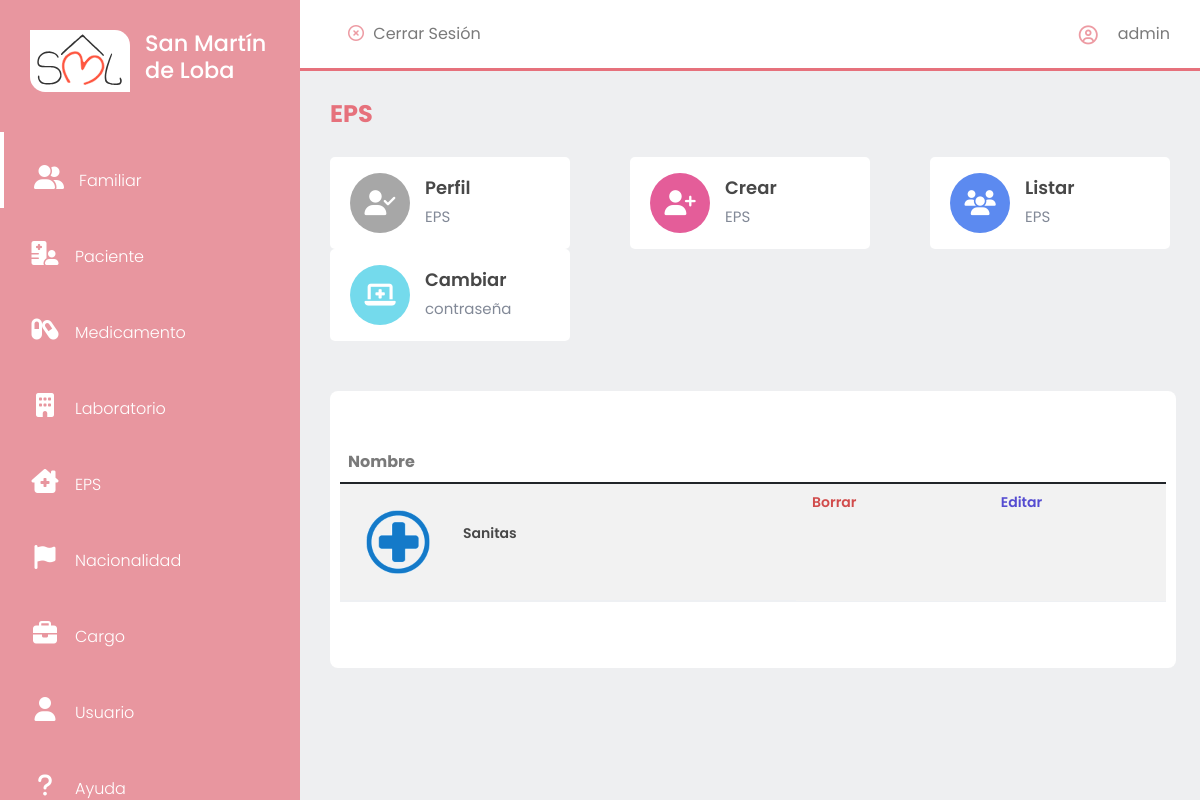
Before: /eps/ (signed in) with the older database file.
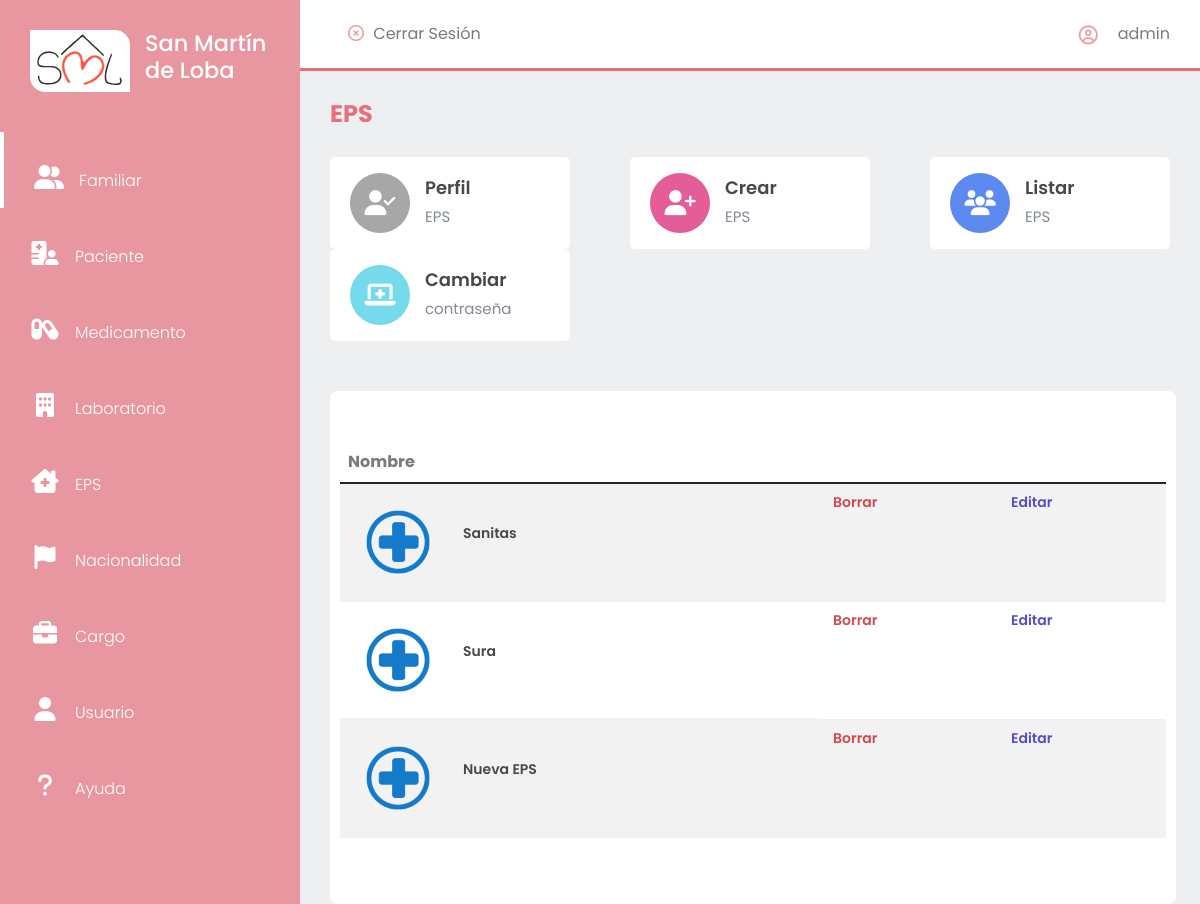
After: the same page with the newer database file.
### eps/models.py (models this page shows, shortened)
class Eps(models.Model):
    nombre = models.CharField(max_length = 50, unique = True, verbose_name = "Nombre")
    class Estado(models.TextChoices):
        ACTIVO = '1', _('Activo')
        INACTIVO = '0', _('Inactivo')
    estado = models.CharField(max_length = 1, choices = Estado.choices, default = Estado.ACTIVO, verbose_name = "Estado")
    fechaCreacion = models.DateField(verbose_name = 'Fecha de Creación', null = True, blank = False, default = datetime.date.today)

### eps/views.py (the view)
# urls.py: path('eps/', include('eps.urls')),
@login_required
def eps(request):
    titulo = "EPS"
    cargaInicial = Eps.objects.all()
    epss = []
    for eps in cargaInicial:
        if eps.estado != '0':
            epss.append(eps)
    context = {
        'titulo': titulo,
        'eps': epss,
        'url': '',
        'urlCrear': 'crear/',
        'urlListar': 'listar/'
    }
    return render(request, 'eps/eps.html', context)

### base/templates/eps/eps.html (shortened to what this page needs)
{% extends 'partials/app.html' %}
{% load static %}
{% block contenido %}
    {% include 'partials/sidebar.html' %}
        <section id="interface">
            {% include 'partials/nav-app.html' %}
            <div class="board">
                <table id="example" class="table table-striped tabla-datos" style="width:100%">
                    <thead>
                        <tr>
                            <th>Nombre</th>
                            <th></th>
                            <th></th>
                        </tr>
                    </thead>
                    <tbody>
                        {% for ep in eps %}
                            <tr>
                                <td class="people">
                                    <img src="{% static 'img/eps2.png' %}" alt="">
                                    <div class="people-de">
                                        <h5>{{ep.nombre}}</h5>
                                    </div>
                                </td>
                                <td class="role">
                                    <a class="boton-modal" data-bs-toggle="modal" data-bs-target="#borrarModal{{ep.id}}"><label for="btn-modal">Borrar</label></a>
                                </td>
                                <td class="edit">
                                    <a class="boton" data-bs-toggle="modal" data-bs-target="#editarModal{{ep.id}}"><label for="btn">Editar</label></a>
                                </td>
                        </tr>
                        {% endfor %}
                    </tbody>
                </table>
            </div>
        </section>
{% endblock contenido %}

### base/templates/partials/app.html (shortened to what this page needs)
{% load static %}
{% load bootstrap5 %}
{% bootstrap_css %}
<!DOCTYPE html>
<html lang="es">
  <head>
    <link rel="stylesheet" href="{% static 'css/bootstrap.min.css' %}" />
    <link href="https://cdn.jsdelivr.net/npm/bootstrap@5.1.3/dist/css/bootstrap.min.css" rel="stylesheet">
    <link rel="stylesheet" type="text/css" href="https://cdn.datatables.net/v/bs5/jq-3.6.0/jszip-2.5.0/dt-1.12.1/b-2.2.3/b-html5-2.2.3/b-print-2.2.3/datatables.min.css"/>
    <link rel="stylesheet" href="https://cdnjs.cloudflare.com/ajax/libs/font-awesome/6.1.2/css/all.min.css" />
    <link rel="stylesheet" href="{% static 'css/jquery.toast.css' %}">
    <link rel="stylesheet" href="{% static 'toastr/toastr.min.css' %}">
    <link rel="stylesheet" href="{% static 'css/modal.css' %}">
    <link rel="stylesheet" href="{% static 'css/usuario.css' %}">
    <link rel="stylesheet" href="{% static 'css/usuario-crear.css' %}">
  </head>
  <body>
    {% block contenido %}
    {% endblock contenido %}
  </body>
</html>

### base/templates/partials/sidebar.html
{% load static %}
<section id="menu">
    <div class="logo">
        <a href="{% url 'cerrarSesion' %}">
            <img src="{% static 'img/logoSML4.svg' %}" alt="Logo">
        </a>
        <h2>San Martín de Loba</h2>
    </div>
    <div class="items">
        <li><i class="fas fa-user-friends icono"></i><a href="{% url 'familiar' %}">Familiar</a></li>
        <li><i class="fas fa-hospital-user icono"></i><a href="{% url 'pacientes' %}">Paciente</a></li>
        <li><i class="fas fa-capsules icono"></i><a href="{% url 'medicamentos' %}">Medicamento</a></li>
        <li><i class="fas fa-building icono"></i><a href="{% url 'laboratorio' %}">Laboratorio</a></li>
        <li><i class="fas fa-clinic-medical icono"></i><a href="{% url 'eps' %}">EPS</a></li>
        <li><i class="fas fa-flag icono"></i><a href="{% url 'nacionalidades' %}">Nacionalidad</a></li>
        {% if request.user.username == 'virginia' or request.user.username == 'admin' %}
        <li><i class="fas fa-briefcase icono"></i><a href="{% url 'cargos' %}">Cargo</a></li>
        <li><i class="fas fa-user icon icono"></i><a href="{% url 'usuarios' %}">Usuario</a></li>
        {% endif %}
        <li><i class="fas fa-question icon icono"></i><a href="{% url 'manual' %}">Ayuda</a></li>
    </div>
</section>

### base/templates/partials/nav-app.html (shortened to what this page needs)
{% load static %}
<div class="navigation">
    <div class="n1">
        <div class="btn salir"><i class="far fa-times-circle"></i></i>
            <a href="{% url 'cerrarSesion' %}">Cerrar Sesión</a>
        </div>
    </div>
    <div class="profile">
        <i class="far fa-user-circle" style="color: rgba(230, 113, 124, .7);"></i>
        <span>{{ request.user.username }}</span>
    </div>
</div>
<h3 class="i-name">
    {{titulo}}
</h3>
<div class="values">
    <a class="vinculos" href="{{url}}">
        <div class="val-box">
            <i id="v1" class="fas fa-user-check"></i>
            <div>
                <h3>Perfil</h3>
                <span>{{titulo}}</span>
            </div>
        </div>
    </a>
    <a class="vinculos" href="{{urlCrear}}">
        <div class="val-box">
            <i id="v3" class="fas fa-user-plus"></i>
            <div>
                <h3>Crear</h3>
                <span>{{titulo}}</span>
            </div>
        </div>
    </a>
    <a class="vinculos" href="{{urlListar}}">
        <div class="val-box">
            <i id="v2" class="fas fa-users"></i>
            <div>
                <h3>Listar</h3>
                <span>{{titulo}}</span>
            </div>
        </div>
    </a>
    <a class="vinculos" href="{% url 'password_change' %}">
        <div class="val-box">
            <i id="v4" class="fas fa-laptop-medical"></i>
            <div>
                <h3>Cambiar</h3>
                <span>contraseña</span>
            </div>
        </div>
    </a>
</div>

### base/templates/partials/toast.html (shortened to what this page needs)
{% load static %}

### base/templates/partials/js.html (shortened to what this page needs)
{% load static %}

### static/css/usuario.css (style rules this page uses)
* { margin: 0; padding: 0; box-sizing: border-box; font-family: 'Poppins', sans-serif; }
body { width: 100%; background: #eeeff1 !important; position: relative; display: flex; }
#menu { background: rgba(230, 113, 124, .7); width: 300px; height: 100%; position: fixed; top: 0; left: 0; z-index: 1; }
#menu .logo { display: flex; align-items: center; color: #fff; padding: 30px 0 0 30px; }
#menu .logo h2 { font-size: 1.4rem; }
#menu .logo img { width: 100px; margin-right: 15px; }
#menu .items { margin-top: 40px; }
#menu .items li { list-style: none; padding: 15px 0; transition: 0.3s ease; }
#menu .items i { list-style: none; padding: 15px 0; transition: 0.3s ease; }
#menu .items li:nth-child(1) { border-left: 4px solid #fff; }
#menu .items li i { color: #fff; width: 40px; height: 40px; line-height: 30px; text-align: center; font-size: 24px !important; margin: 0 10px 0 25px; }
#menu .items li a { text-decoration: none; color: #fff; font-weight: 300; transition: 0.3s ease; }
#interface { width: calc(100% - 300px); margin-left: 300px; position: relative; }
#interface .navigation { display: flex; align-items: center; justify-content: space-between; background: #fff; padding: 15px 30px; border-bottom: 3px solid #e6717c; position: fixed; width: calc(100% - 300px); z-index: 1; }
.salir i { margin: 0 5px; color:rgba(230, 113, 124, .7); }
.salir a { color: #7a7a7a; text-decoration: none; }
#interface .navigation .profile { display: flex; justify-content: flex-start; align-items: center; }
#interface .navigation .profile i { margin-right: 20px; font-size: 19px; font-weight: 400; }
#interface .navigation .profile span { color: #7a7a7a; }
.n1 { display: flex; justify-content: flex-start; align-items: center; }
.i-name { color: #e6717c; padding: 30px 30px 0 30px; font-size: 24px; font-weight: 700; margin-top: 70px; }
.vinculos { text-decoration: none; color: #000; }
.values { padding: 20px 30px; display: flex; justify-content: space-between; align-items: center; flex-wrap: wrap; }
.values .val-box { background: #fff; width: 240px; padding: 16px 20px; border-radius: 5px; display: flex; justify-content: flex-start; align-items: center; }
.values .val-box i { font-size: 25px; width: 60px; height: 60px; line-height: 60px; border-radius: 50%; text-align: center; color: #fff; margin-right: 15px; }
#v1 { background: #a7a7a7; }
#v2 { background: #5c8af0; }
#v3 { background: #e45d99; }
#v4 { background: #74daec; }
.values .val-box h3 { font-size: 18px; font-weight: 600; color: #484848; }
.values .val-box span { font-size: 15px; color: #828997; }
.board { width: 94%; margin: 30px 0 30px 30px; overflow: auto; background: #fff; border-radius: 8px; z-index: -1; padding: 50px 10px; }
.board img { width: 45px; height: 45px; object-fit: cover; border-radius: 50%; margin-right: 15px; }
.board h5 { font-weight: 600; font-size: 14px; }
.board .people { display: flex; justify-content: flex-start; align-items: center; text-align: start; }
.board .people img { width: 100px; height: 100px; }
.tabla-datos th { color: #7a7a7a; }
.tabla-datos td h5 { color: #484848; }
table { border-collapse: collapse; }
tr { border-bottom: 1px solid #eef0f3; }
tbody tr td { padding: 10px 15px; }
.role a { border-radius: 3px; padding: 8px; text-decoration: none; font-size: 14px; color: #d14c4c; font-weight: 600; transition: .3s ease; }
.edit a { border-radius: 3px; padding: 8px; text-decoration: none; font-size: 14px; color: #554cd1; font-weight: 600; }

Changed rows visible on the page:
added Eps: nombre "Sura"
added Eps: nombre "Nueva EPS"
